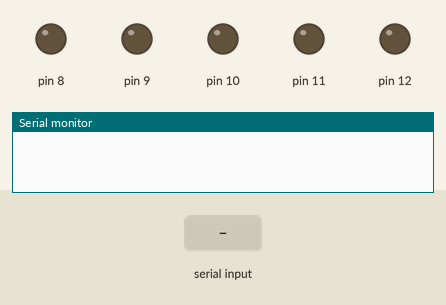
Simulated run of this sketch. Board: Arduino Uno, built with avr-gcc and run on an emulated ATmega328P. Shown: output pins drawn as LEDs (lit = HIGH), the last lines printed to the serial monitor. The test bench sets the inputs (shaded band).

Above: at 1.2 s.
1.3 s: "1" received over Serial
At 2.1 s:
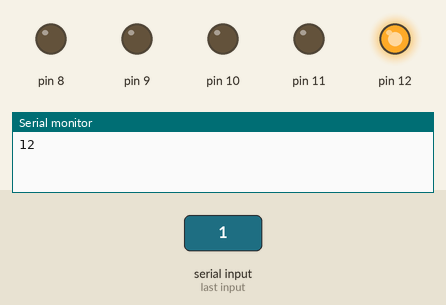
3.8 s: "2" received over Serial
At 4.6 s:
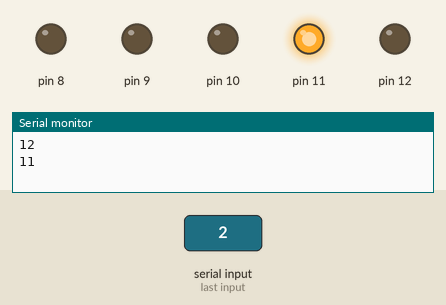
Timing chart, 0 to 6.8 s (numbered marks = the images above; inputs shaded):
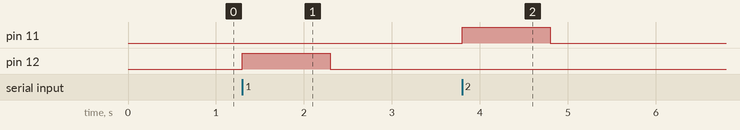

The sketch:

ControlePortao.ino
```cpp
void setup() {
  Serial.begin(9600);
  pinMode(12, OUTPUT);
  pinMode(11, OUTPUT);
  pinMode(10, OUTPUT);
  pinMode(9, OUTPUT);
  pinMode(8, OUTPUT);
  pinMode(2, INPUT);
}

void loop() {
  if (Serial.available() > 0) {
    int entrada = Serial.read();
    if (entrada == 'q') {
      Serial.println("ok");
    } else if (entrada == 'p') {
      Serial.println(digitalRead(2));
    } else {
      entrada = 61 - entrada;
      Serial.println(entrada);
      digitalWrite(entrada, HIGH);
      delay(1000);
      digitalWrite(entrada, LOW);
    }
  }
}
```

Measured:
- after the input at 1.3 s, pin 12: LOW → HIGH at once, → LOW 1.0 s later
- after the input at 3.8 s, pin 11: LOW → HIGH at once, → LOW 1.0 s later
